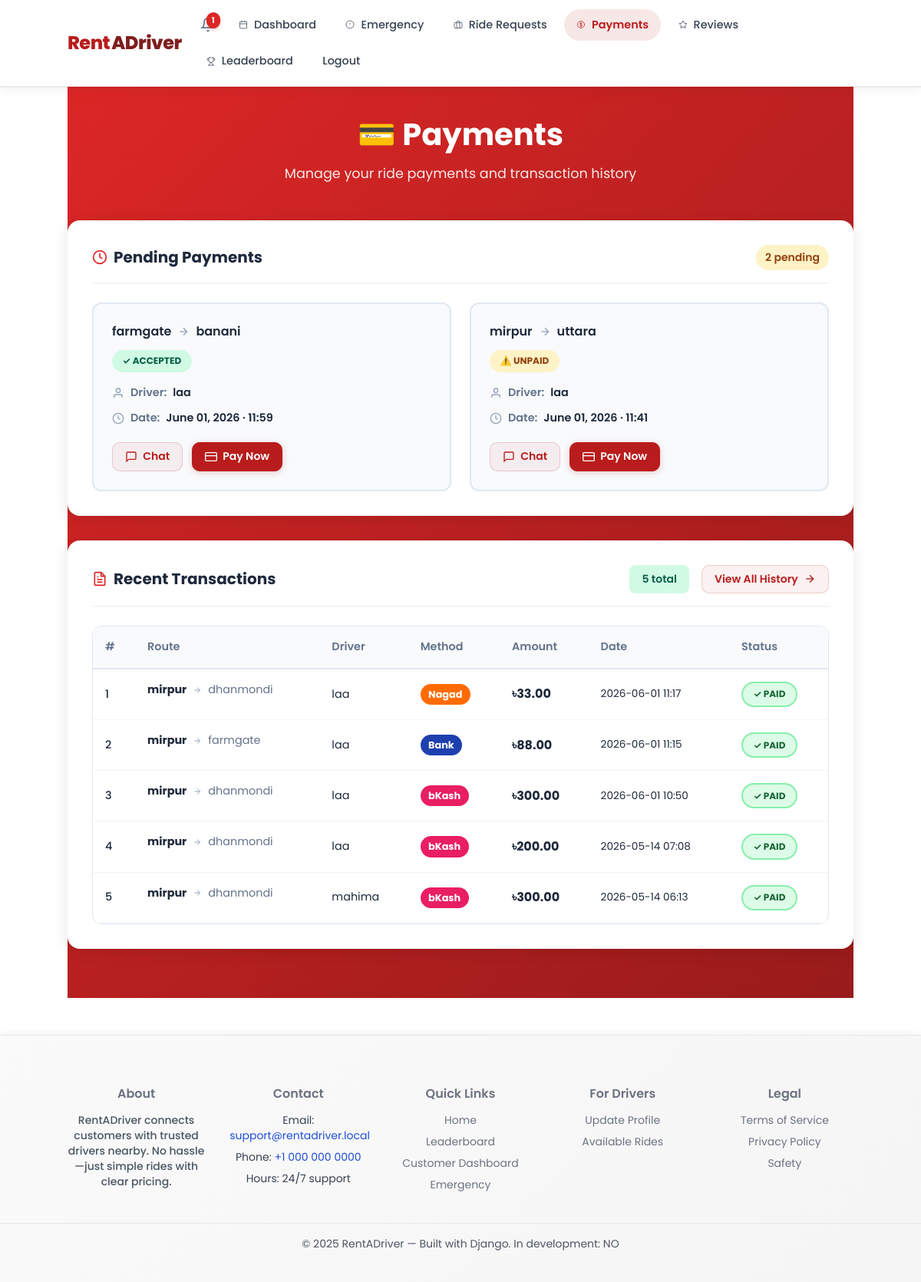
Screenshot of /payments/ (signed in) with the database file from the repository.
### core/models.py (models this page shows, shortened)
class Booking(models.Model):
    ride_request = models.OneToOneField(RideRequest, on_delete=models.CASCADE, related_name="booking")
    driver = models.ForeignKey(Account, on_delete=models.CASCADE, related_name="bookings")
    confirmed_at = models.DateTimeField(auto_now_add=True)
    status = models.CharField(
        max_length=20,
        choices=[('ongoing', 'Ongoing'), ('completed', 'Completed'), ('cancelled', 'Cancelled')],
        default='ongoing'
    )

class RideRequest(models.Model):
    customer = models.ForeignKey(Account, on_delete=models.CASCADE)
    pickup_location = models.CharField(max_length=200)
    dropoff_location = models.CharField(max_length=200)
    pickup_lat = models.FloatField(null=True, blank=True)
    pickup_lng = models.FloatField(null=True, blank=True)
    dropoff_lat = models.FloatField(null=True, blank=True)
    dropoff_lng = models.FloatField(null=True, blank=True)
    status = models.CharField(max_length=20, default="pending")
    created_at = models.DateTimeField(auto_now_add=True)

class DriverProfile(models.Model):
    user = models.OneToOneField(Account, on_delete=models.CASCADE)
    full_name = models.CharField(max_length=100, null=True, blank=True)
    license_number = models.CharField(max_length=50)
    phone_number = models.CharField(max_length=20, null=True, blank=True)
    vehicle_details = models.CharField(max_length=100, default="Unknown")
    address = models.CharField(max_length=200, null=True, blank=True)
    nid_number = models.CharField(max_length=50, null=True, blank=True)
    profile_picture = models.ImageField(upload_to="profiles/", null=True, blank=True)
    current_lat = models.FloatField(null=True, blank=True)
    current_lng = models.FloatField(null=True, blank=True)

### payments/models.py (models this page shows, shortened)
class Payment(models.Model):
    METHOD_CHOICES = [
        ('bkash', 'bKash'),
        ('nagad', 'Nagad'),
        ('bank', 'Bank Transfer'),
    ]
    booking = models.OneToOneField(Booking, on_delete=models.CASCADE, related_name='payment')
    method = models.CharField(max_length=20, choices=METHOD_CHOICES)
    account_number = models.CharField(max_length=50)
    amount = models.DecimalField(max_digits=10, decimal_places=2)
    paid_at = models.DateTimeField(auto_now_add=True)

### payments/views.py (the view)
# urls.py: path('payments/', include('payments.urls')),
@login_required
def payments(request):
    if request.user.role != 'customer':
        return HttpResponseForbidden("Only customers can access payments.")
    pending_bookings = _unpaid_bookings_for(request.user)
    paid_payments = (
        Payment.objects.filter(booking__ride_request__customer=request.user)
        .select_related(
            'booking', 'booking__ride_request',
            'booking__driver', 'booking__driver__driverprofile',
        )
        .order_by('-paid_at')
    )
    return render(request, 'payments.html', {
        'bookings': pending_bookings,
        'paid_payments': paid_payments,
    })

### payments/views.py (called while the page is built)
def _unpaid_bookings_for(user):
    paid_ids = set(
        Payment.objects.filter(
            booking__ride_request__customer=user
        ).values_list('booking_id', flat=True)
    )
    return (
        Booking.objects.filter(
            ride_request__customer=user,
            status__in=['ongoing', 'completed'],
        )
        .exclude(id__in=paid_ids)
        .select_related('ride_request', 'driver', 'driver__driverprofile')
        .order_by('-confirmed_at')
    )

### core/templates/payments.html (shortened to what this page needs)
{% extends "base.html" %}
{% block content %}
<section class="payments-page">
  <div class="container payments-container">
    <div class="payments-page-header">
      <div class="header-content">
        <h1 class="page-title">💳 Payments</h1>
        <p class="page-subtitle">Manage your ride payments and transaction history</p>
      </div>
    </div>
    <div class="payments-section">
      <div class="section-header">
        <h2 class="section-title">
          <svg width="20" height="20" viewBox="0 0 24 24" fill="none" stroke="currentColor" stroke-width="2">
            <circle cx="12" cy="12" r="10"/>
            <polyline points="12 6 12 12 16 14"/>
          </svg>
          Pending Payments
        </h2>
        {% if bookings %}
          <span class="badge badge-warning">{{ bookings|length }} pending</span>
        {% endif %}
      </div>
      <div class="pending-payments-grid">
        {% for booking in bookings %}
          <div class="payment-card">
            <div class="payment-card-header">
              <div class="route-info">
                <h3 class="route-title">{{ booking.ride_request.pickup_location }}</h3>
                <svg class="route-arrow" width="16" height="16" viewBox="0 0 24 24" fill="none" stroke="currentColor" stroke-width="2">
                  <line x1="5" y1="12" x2="19" y2="12"/>
                  <polyline points="12 5 19 12 12 19"/>
                </svg>
                <h3 class="route-title">{{ booking.ride_request.dropoff_location }}</h3>
              </div>
              {% if booking.status == 'completed' %}
                <span class="status-badge status-unpaid">⚠️ Unpaid</span>
              {% else %}
                <span class="status-badge status-accepted">✓ Accepted</span>
              {% endif %}
            </div>
            <div class="payment-card-body">
              <div class="payment-detail">
                <svg width="16" height="16" viewBox="0 0 24 24" fill="none" stroke="currentColor" stroke-width="2">
                  <path d="M20 21v-2a4 4 0 0 0-4-4H8a4 4 0 0 0-4 4v2"/>
                  <circle cx="12" cy="7" r="4"/>
                </svg>
                <span class="detail-label">Driver:</span>
                <span class="detail-value">
                  {% if booking.driver.driverprofile.full_name %}
                    {{ booking.driver.driverprofile.full_name }}
                  {% else %}
                    {{ booking.driver.username }}
                  {% endif %}
                </span>
              </div>
              <div class="payment-detail">
                <svg width="16" height="16" viewBox="0 0 24 24" fill="none" stroke="currentColor" stroke-width="2">
                  <circle cx="12" cy="12" r="10"/>
                  <polyline points="12 6 12 12 16 14"/>
                </svg>
                <span class="detail-label">Date:</span>
                <span class="detail-value">{{ booking.ride_request.created_at|date:"F d, Y · H:i" }}</span>
              </div>
            </div>
            <div class="payment-card-actions">
              <a href="{% url 'chat_room' booking.id %}" class="btn btn-secondary btn-sm">
                <svg width="16" height="16" viewBox="0 0 24 24" fill="none" stroke="currentColor" stroke-width="2">
                  <path d="M21 15a2 2 0 0 1-2 2H7l-4 4V5a2 2 0 0 1 2-2h14a2 2 0 0 1 2 2z"/>
                </svg>
                Chat
              </a>
              <button class="btn btn-primary btn-sm" onclick="openPayModal('{{ booking.id }}','{{ booking.ride_request.pickup_location|escapejs }}','{{ booking.ride_request.dropoff_location|escapejs }}')">
                <svg width="16" height="16" viewBox="0 0 24 24" fill="none" stroke="currentColor" stroke-width="2">
                  <rect x="1" y="4" width="22" height="16" rx="2" ry="2"/>
                  <line x1="1" y1="10" x2="23" y2="10"/>
                </svg>
                Pay Now
              </button>
            </div>
          </div>
        {% endfor %}
      </div>
    </div>
    <div class="payments-section">
      <div class="section-header">
        <h2 class="section-title">
          <svg width="20" height="20" viewBox="0 0 24 24" fill="none" stroke="currentColor" stroke-width="2">
            <path d="M14 2H6a2 2 0 0 0-2 2v16a2 2 0 0 0 2 2h12a2 2 0 0 0 2-2V8z"/>
            <polyline points="14 2 14 8 20 8"/>
            <line x1="16" y1="13" x2="8" y2="13"/>
            <line x1="16" y1="17" x2="8" y2="17"/>
            <polyline points="10 9 9 9 8 9"/>
          </svg>
          Recent Transactions
        </h2>
        <div class="section-header-actions">
          {% if paid_payments %}
            <span class="badge badge-success">{{ paid_payments|length }} total</span>
            <a href="{% url 'payments:transaction_history' %}" class="btn btn-secondary btn-sm">
              View All History
              <svg width="16" height="16" viewBox="0 0 24 24" fill="none" stroke="currentColor" stroke-width="2">
                <line x1="5" y1="12" x2="19" y2="12"/>
                <polyline points="12 5 19 12 12 19"/>
              </svg>
            </a>
          {% endif %}
        </div>
      </div>
      {% if paid_payments %}
        <div class="transactions-table-wrapper">
          <table class="transactions-table">
            <thead>
              <tr>
                <th>#</th>
                <th>Route</th>
                <th>Driver</th>
                <th>Method</th>
                <th>Amount</th>
                <th>Date</th>
                <th>Status</th>
              </tr>
            </thead>
            <tbody>
              {% for p in paid_payments|slice:":5" %}
                <tr>
                  <td class="td-number">{{ forloop.counter }}</td>
                  <td class="td-route">
                    <span class="route-from">{{ p.booking.ride_request.pickup_location }}</span>
                    <svg class="route-arrow-sm" width="12" height="12" viewBox="0 0 24 24" fill="none" stroke="currentColor" stroke-width="2">
                      <line x1="5" y1="12" x2="19" y2="12"/>
                      <polyline points="12 5 19 12 12 19"/>
                    </svg>
                    <span class="route-to">{{ p.booking.ride_request.dropoff_location }}</span>
                  </td>
                  <td>
                    {% if p.booking.driver.driverprofile.full_name %}
                      {{ p.booking.driver.driverprofile.full_name }}
                    {% else %}
                      {{ p.booking.driver.username }}
                    {% endif %}
                  </td>
                  <td>
                    {% if p.method == 'bkash' %}
                      <span class="method-badge method-bkash">bKash</span>
                    {% elif p.method == 'nagad' %}
                      <span class="method-badge method-nagad">Nagad</span>
                    {% else %}
                      <span class="method-badge method-bank">Bank</span>
                    {% endif %}
                  </td>
                  <td class="td-amount">৳{{ p.amount }}</td>
                  <td class="td-date">{{ p.paid_at|date:"Y-m-d H:i" }}</td>
                  <td>
                    <span class="status-badge status-paid">✓ Paid</span>
                  </td>
                </tr>
              {% endfor %}
            </tbody>
          </table>
        </div>
      {% endif %}
    </div>
  </div>
</section>
{% endblock %}

### core/static/css/style.css (style rules this page uses)
:root { --bg: #ffffff; --card: #fafafa; --muted: #6b7280; --accent: #b91c1c; --accent-2: #7f1d1d; --glass: rgba(185,28,28,0.04); --text-primary: #111827; --text-secondary: #374151; --border: #e5e7eb; --shadow: rgba(0,0,0,0.1); --success: #10b981; --success-light: #d1fae5; --radius: 12px; --fw-regular: 400; --fw-medium: 600; --max-width: 1100px; }
* { box-sizing: border-box; outline: none; }
a, button, input, select, textarea { outline: none; -webkit-tap-highlight-color: transparent; }
html,body { height:100%; margin: 0; padding: 0; outline: none; }
body { min-height: 100vh; display: flex; flex-direction: column; }
body { margin:0; font-family: "Poppins", system-ui, -apple-system, "Segoe UI", Roboto, "Helvetica Neue", Arial; background: var(--bg); color: var(--text-primary); -webkit-font-smoothing:antialiased; -moz-osx-font-smoothing:grayscale; line-height:1.45; -webkit-tap-highlight-color: transparent; min-height: 100vh; display: flex; flex-direction: column; }
.container { width: 92%; max-width: var(--max-width); margin: 0 auto; }
* { outline: none; }
.btn-secondary { background: rgba(185,28,28,0.05); color: var(--accent); border: 1px solid rgba(185,28,28,0.2); }
.section-header { text-align: center; margin-bottom: 4rem; }
.section-title { font-size: 2.5rem; font-weight: 700; color: var(--text-primary); margin: 0 0 1rem; }

### rows the page displays
Booking: ride_request.pickup_location "farmgate", ride_request.dropoff_location "banani", status "✓ ACCEPTED", driver.driverprofile.full_name "laa", ride_request.created_at "June 01, 2026 · 11:59"
Booking: ride_request.pickup_location "mirpur", ride_request.dropoff_location "uttara", status "⚠️ UNPAID", driver.driverprofile.full_name "laa", ride_request.created_at "June 01, 2026 · 11:41"
Payment: booking.ride_request.pickup_location "mirpur", booking.ride_request.dropoff_location "dhanmondi", booking.driver.driverprofile.full_name "laa", method "Nagad", amount "33.00", paid_at "2026-06-01 11:17"
Payment: booking.ride_request.pickup_location "mirpur", booking.ride_request.dropoff_location "farmgate", booking.driver.driverprofile.full_name "laa", method "Bank", amount "88.00", paid_at "2026-06-01 11:15"
Payment: booking.ride_request.pickup_location "mirpur", booking.ride_request.dropoff_location "dhanmondi", booking.driver.driverprofile.full_name "laa", method "bKash", amount "300.00", paid_at "2026-06-01 10:50"
Payment: booking.ride_request.pickup_location "mirpur", booking.ride_request.dropoff_location "dhanmondi", booking.driver.driverprofile.full_name "laa", method "bKash", amount "200.00", paid_at "2026-05-14 07:08"
Payment: booking.ride_request.pickup_location "mirpur", booking.ride_request.dropoff_location "dhanmondi", booking.driver.driverprofile.full_name "mahima", method "bKash", amount "300.00", paid_at "2026-05-14 06:13"

### other values shown
{{ bookings|length }} "2"
{{ paid_payments|length }} "5"
{{ debug|yesno:"YES,NO" }} "NO"
